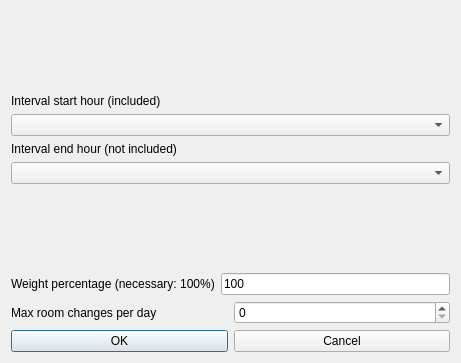
<?xml version="1.0" encoding="UTF-8"?>
<ui version="4.0">
 <class>ModifyConstraintStudentsMaxRoomChangesPerDayInIntervalForm_template</class>
 <widget class="QDialog" name="ModifyConstraintStudentsMaxRoomChangesPerDayInIntervalForm_template">
  <property name="geometry">
   <rect>
    <x>0</x>
    <y>0</y>
    <width>461</width>
    <height>363</height>
   </rect>
  </property>
  <property name="windowTitle">
   <string extracomment="This is the title of the dialog to modify a constraint of this type">Modify students max room changes per day in interval</string>
  </property>
  <layout class="QGridLayout" name="gridLayout">
   <item row="2" column="0">
    <layout class="QVBoxLayout" name="verticalLayout_2">
     <item>
      <widget class="QLabel" name="endTextLabel">
       <property name="frameShape">
        <enum>QFrame::NoFrame</enum>
       </property>
       <property name="frameShadow">
        <enum>QFrame::Plain</enum>
       </property>
       <property name="text">
        <string extracomment="This field refers to a constraint operating on a given hourly interval. The selected start hour of the interval is included (is counted) in the constraint, while the selected end hour of the interval is not included (is not counted) in the constraint.">Interval end hour (not included)</string>
       </property>
       <property name="wordWrap">
        <bool>false</bool>
       </property>
      </widget>
     </item>
     <item>
      <widget class="QComboBox" name="endHourComboBox">
       <property name="editable">
        <bool>false</bool>
       </property>
       <property name="insertPolicy">
        <enum>QComboBox::NoInsert</enum>
       </property>
       <property name="duplicatesEnabled">
        <bool>false</bool>
       </property>
      </widget>
     </item>
    </layout>
   </item>
   <item row="1" column="0">
    <layout class="QVBoxLayout" name="verticalLayout">
     <item>
      <widget class="QLabel" name="startTextLabel">
       <property name="frameShape">
        <enum>QFrame::NoFrame</enum>
       </property>
       <property name="frameShadow">
        <enum>QFrame::Plain</enum>
       </property>
       <property name="text">
        <string extracomment="This field refers to a constraint operating on a given hourly interval. The selected start hour of the interval is included (is counted) in the constraint, while the selected end hour of the interval is not included (is not counted) in the constraint.">Interval start hour (included)</string>
       </property>
       <property name="wordWrap">
        <bool>false</bool>
       </property>
      </widget>
     </item>
     <item>
      <widget class="QComboBox" name="startHourComboBox">
       <property name="editable">
        <bool>false</bool>
       </property>
       <property name="insertPolicy">
        <enum>QComboBox::NoInsert</enum>
       </property>
       <property name="duplicatesEnabled">
        <bool>false</bool>
       </property>
      </widget>
     </item>
    </layout>
   </item>
   <item row="6" column="0">
    <layout class="QHBoxLayout">
     <item>
      <widget class="QPushButton" name="okPushButton">
       <property name="text">
        <string>OK</string>
       </property>
      </widget>
     </item>
     <item>
      <widget class="QPushButton" name="cancelPushButton">
       <property name="text">
        <string>Cancel</string>
       </property>
      </widget>
     </item>
    </layout>
   </item>
   <item row="5" column="0">
    <layout class="QHBoxLayout">
     <item>
      <widget class="QLabel" name="textLabel">
       <property name="text">
        <string>Max room changes per day</string>
       </property>
       <property name="wordWrap">
        <bool>false</bool>
       </property>
      </widget>
     </item>
     <item>
      <widget class="QSpinBox" name="maxChangesSpinBox"/>
     </item>
    </layout>
   </item>
   <item row="3" column="0">
    <spacer name="verticalSpacer">
     <property name="orientation">
      <enum>Qt::Vertical</enum>
     </property>
     <property name="sizeHint" stdset="0">
      <size>
       <width>278</width>
       <height>6</height>
      </size>
     </property>
    </spacer>
   </item>
   <item row="4" column="0">
    <layout class="QHBoxLayout">
     <item>
      <widget class="QLabel" name="weightTextLabel">
       <property name="frameShape">
        <enum>QFrame::NoFrame</enum>
       </property>
       <property name="frameShadow">
        <enum>QFrame::Plain</enum>
       </property>
       <property name="text">
        <string>Weight percentage (necessary: 100%)</string>
       </property>
       <property name="wordWrap">
        <bool>false</bool>
       </property>
      </widget>
     </item>
     <item>
      <widget class="QLineEdit" name="weightLineEdit">
       <property name="text">
        <string notr="true">100</string>
       </property>
      </widget>
     </item>
    </layout>
   </item>
   <item row="0" column="0">
    <spacer name="spacer2">
     <property name="orientation">
      <enum>Qt::Vertical</enum>
     </property>
     <property name="sizeType">
      <enum>QSizePolicy::Expanding</enum>
     </property>
     <property name="sizeHint" stdset="0">
      <size>
       <width>20</width>
       <height>41</height>
      </size>
     </property>
    </spacer>
   </item>
  </layout>
 </widget>
 <layoutdefault spacing="6" margin="11"/>
 <resources/>
 <connections/>
</ui>
